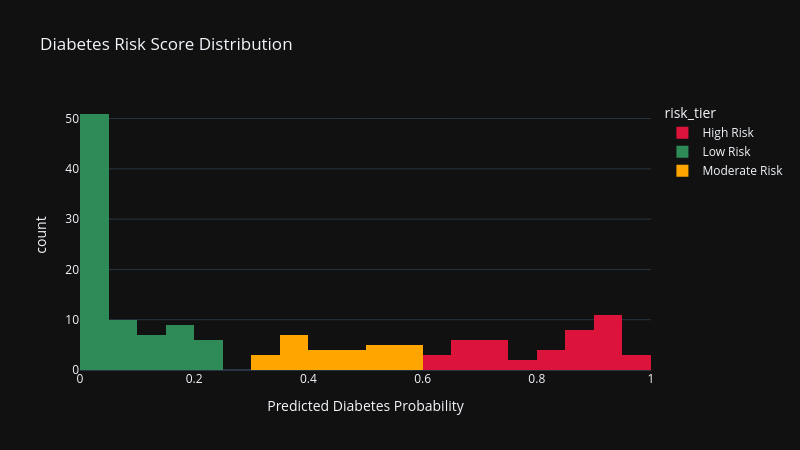

Notebook code cell kept with this figure:
### Code cell
# Cell 6 — Risk Score Dashboard & Lifestyle Interventions
import os

# Assign risk tiers
xgb_scores = xgb_model.predict_proba(X_test)[:, 1]
df_test     = X_test.copy()
df_test['risk_score'] = xgb_scores
df_test['risk_tier']  = pd.cut(
    df_test['risk_score'],
    bins=[0, 0.3, 0.6, 1.0],
    labels=['Low Risk', 'Moderate Risk', 'High Risk']
)
df_test['actual'] = y_test.values

# Risk distribution plot
fig = px.histogram(
    df_test, x='risk_score', color='risk_tier',
    nbins=40,
    title='Diabetes Risk Score Distribution',
    labels={'risk_score': 'Predicted Diabetes Probability'},
    template='plotly_dark',
    color_discrete_map={
        'Low Risk':      'seagreen',
        'Moderate Risk': 'orange',
        'High Risk':     'crimson'
    }
)
fig.update_layout(width=800, height=450)
fig.show()

# Intervention recommendations
interventions = {
    'High Risk': [
        "Consult a physician immediately for glucose tolerance test",
        "Target BMI below 25 through structured diet plan",
        "150+ minutes of moderate exercise per week",
        "Monitor blood glucose daily",
        "Reduce refined carbohydrate intake"
    ],
    'Moderate Risk': [
        "Schedule annual diabetes screening",
        "Aim for BMI below 27",
        "30 minutes of daily physical activity",
        "Reduce sugary beverage consumption",
        "Monitor blood pressure regularly"
    ],
    'Low Risk': [
        "Maintain healthy weight and active lifestyle",
        "Annual wellness checkup",
        "Balanced diet with whole grains and vegetables",
        "Stay hydrated and limit processed foods"
    ]
}

print("=== Risk Tier Summary ===")
tier_counts = df_test['risk_tier'].value_counts()
for tier, count in tier_counts.items():
    pct = count / len(df_test) * 100
    print(f"  {tier:<15} {count:>4} patients ({pct:.1f}%)")

print("\n=== Lifestyle Interventions by Risk Tier ===")
for tier, tips in interventions.items():
    print(f"\n{tier}:")
    for tip in tips:
        print(f"  • {tip}")

# Export
output_dir = r'C:\Users\Gurveer\ds-portfolio\project-23-diabetes-risk-predictor\outputs'
os.makedirs(output_dir, exist_ok=True)
df_test.to_csv(f'{output_dir}\\risk_scores.csv', index=False)
pd.DataFrame({
    'model':   ['XGBoost', 'Random Forest'],
    'roc_auc': [xgb_auc, rf_auc]
}).to_csv(f'{output_dir}\\model_results.csv', index=False)
print(f"\nExports saved to outputs/")

### Figure 1 — Plotly figure (JSON) as saved in the notebook; plotly's stock layout.template omitted (floating-point values rounded to 4 significant figures)
{"data": [{"bingroup": "x", "hovertemplate": "risk_tier=High Risk<br>Predicted Diabetes Probability=%{x}<br>count=%{y}<extra></extra>", "legendgroup": "High Risk", "marker": {"color": "crimson", "pattern": {"shape": ""}}, "name": "High Risk", "nbinsx": 40, "orientation": "v", "showlegend": true, "type": "histogram", "x": [0.7284, 0.8645, 0.9411, 0.7308, 0.8758, 0.8791, 0.8399, 0.9607, 0.7335, 0.6333, 0.7693, 0.8846, 0.9053, 0.6687, 0.843, 0.6635, 0.9123, 0.6242, 0.9406, 0.931, 0.9462, 0.9305, 0.8416, 0.9221, 0.6661, 0.8641, 0.6588, 0.9189, 0.9849, 0.7397, 0.9385, 0.6259, 0.691, 0.8632, 0.9055, 0.9787, 0.7086, 0.6996, 0.8033, 0.8609, 0.7964, 0.7145, 0.8831], "xaxis": "x", "yaxis": "y"}, {"bingroup": "x", "hovertemplate": "risk_tier=Low Risk<br>Predicted Diabetes Probability=%{x}<br>count=%{y}<extra></extra>", "legendgroup": "Low Risk", "marker": {"color": "seagreen", "pattern": {"shape": ""}}, "name": "Low Risk", "nbinsx": 40, "orientation": "v", "showlegend": true, "type": "histogram", "x": [0.07619, 0.1678, 0.009009, 0.2102, 0.01624, 0.03297, 0.02192, 0.09772, 0.005088, 0.1442, 0.07584, 0.03376, 0.007271, 0.006106, 0.00761, 0.006358, 0.1985, 0.1557, 0.1054, 0.01183, 0.02253, 0.02103, 0.1413, 0.0113, 0.02888, 0.2286, 0.005864, 0.1517, 0.06336, 0.012, 0.001819, 0.004705, 0.04997, 0.008496, 0.008945, 0.2392, 0.02076, 0.01809, 0.008947, 0.008795, 0.0155, 0.1945, 0.2411, 0.01434, 0.1793, 0.04571, 0.192, 0.06479, 0.1233, 0.0935, 0.01273, 0.01267, 0.1613, 0.04377, 0.04253, 0.09746, 0.05685, 0.1402, 0.242, 0.04705, 0.02424, 0.0332, 0.008359, 0.1268, 0.0185, 0.06002, 0.04041, 0.1178, 0.007554, 0.01913, 0.003518, 0.01312, 0.2335, 0.005707, 0.04914, 0.008198, 0.02376, 0.03846, 0.1573, 0.00537, 0.0504, 0.01077, 0.03615], "xaxis": "x", "yaxis": "y"}, {"bingroup": "x", "hovertemplate": "risk_tier=Moderate Risk<br>Predicted Diabetes Probability=%{x}<br>count=%{y}<extra></extra>", "legendgroup": "Moderate Risk", "marker": {"color": "orange", "pattern": {"shape": ""}}, "name": "Moderate Risk", "nbinsx": 40, "orientation": "v", "showlegend": true, "type": "histogram", "x": [0.5405, 0.5406, 0.4863, 0.3095, 0.3901, 0.4427, 0.5886, 0.3555, 0.3889, 0.3777, 0.5997, 0.5086, 0.3717, 0.581, 0.3373, 0.3902, 0.4918, 0.4936, 0.5974, 0.418, 0.578, 0.461, 0.4426, 0.3309, 0.5077, 0.4055, 0.3814, 0.5012], "xaxis": "x", "yaxis": "y"}], "layout": {"barmode": "relative", "height": 450, "legend": {"title": {"text": "risk_tier"}, "tracegroupgap": 0}, "title": {"text": "Diabetes Risk Score Distribution"}, "width": 800, "xaxis": {"anchor": "y", "domain": [0, 1], "title": {"text": "Predicted Diabetes Probability"}}, "yaxis": {"anchor": "x", "domain": [0, 1], "title": {"text": "count"}}}}
